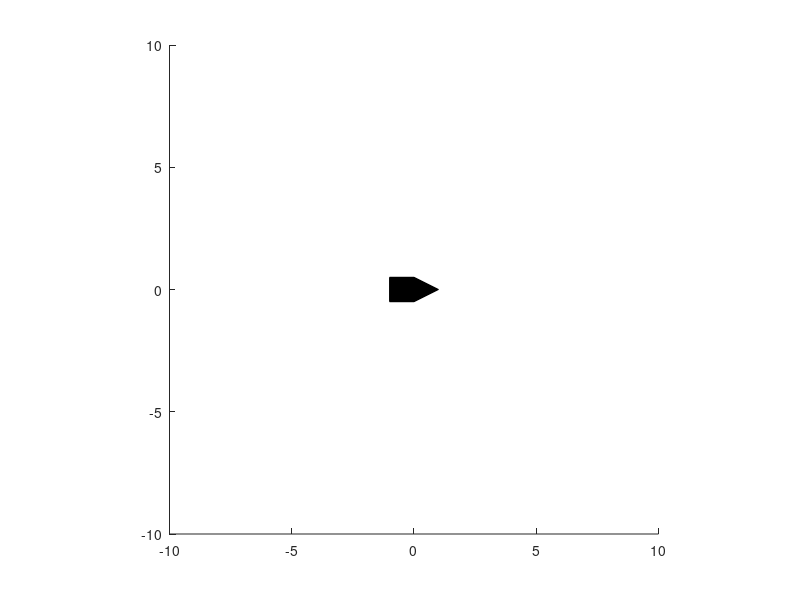

This chart was generated by the following MATLAB code: (Note: this script raises an error after producing the figure.)
% Nick Hauger 21MAY24
%remember commas seperate columns, semicolons rows
%indexing matrices: A(#,:) gives entire row
                  %  A(:, #) gives entire column
                   % A(2:3,#) gives 2nd-3rd rows, #th column
clear variables; clc; close all;
% state: (x, y , theta, V)
% roc: (x_dot, y_dot, theta_dot, V_dot)

b = 10; % we'll keep the variable b as a constant at first
dt = 0.01; % our time interval
tspan = 0:dt:200; % a finite vector for our time to start out
N = length(tspan);
u_1 = cosd(rot90(tspan(1,:))); % We'll start with a sinusoid and mess with the control input later

x=zeros(N,1); %initializing the position vectors
y=zeros(N,1);
theta = zeros(N,1);
V = 1; % We'll start with a constant velocity

theta(1) = 0;

%specifying an initial condition
ship_state(:,1)=0;

% We'll do a loop where we update the equations as we go.
for k = 1:(N-1)
    % our rate of change vectors
    x_dot = V.*cosd(theta); %derivative of x
    y_dot = V.*sind(theta); % derivative of y
    theta_dot = b*(u_1); % derivative of theta

    % calculating the next point based upon the current + the derivative 
    theta(k+1) = theta(k) + theta_dot(k)*dt;
    x(k+1) = x(k) + x_dot(k)*dt;
    y(k+1) = y(k) + y_dot(k)*dt;
end 

% This constructs the ships body using the patch function to make a shape
% we can manipulate
shipbody_x = [1, 0, -1, -1, 0, 1]; % these form the coordinates of our shape
shipbody_y = [0, 0.5, 0.5, -0.5, -0.5, 0];
s = hgtransform;
patch('XData', shipbody_x, 'YData', shipbody_y, 'Parent',s) %this forms the shape, connects it to s

axis equal
xlim([-10 10])
ylim([-10 10])
for i = 1:N-1
    hold on;
    s.Matrix = makehgtform('translate', [x(i+1) y(i+1) 0], 'zrotate', theta(i)*pi/180);
    %drawnow
    %plot(x(i),y(i),'o')
    plot([x(i) x(i+1)],[y(i) y(i+1)],'--')
    drawnow % I think this is what draws the shape every update
    hold off;
end


% more advanced Update equations
% 
% y_err = y_dest - y_current;
% x_err = x_dest - x_current;
% dtheta = atan2(y_err/ x_err)
% 
% theta_error = dtheta - theta;
% u = Kp * theta_error;

